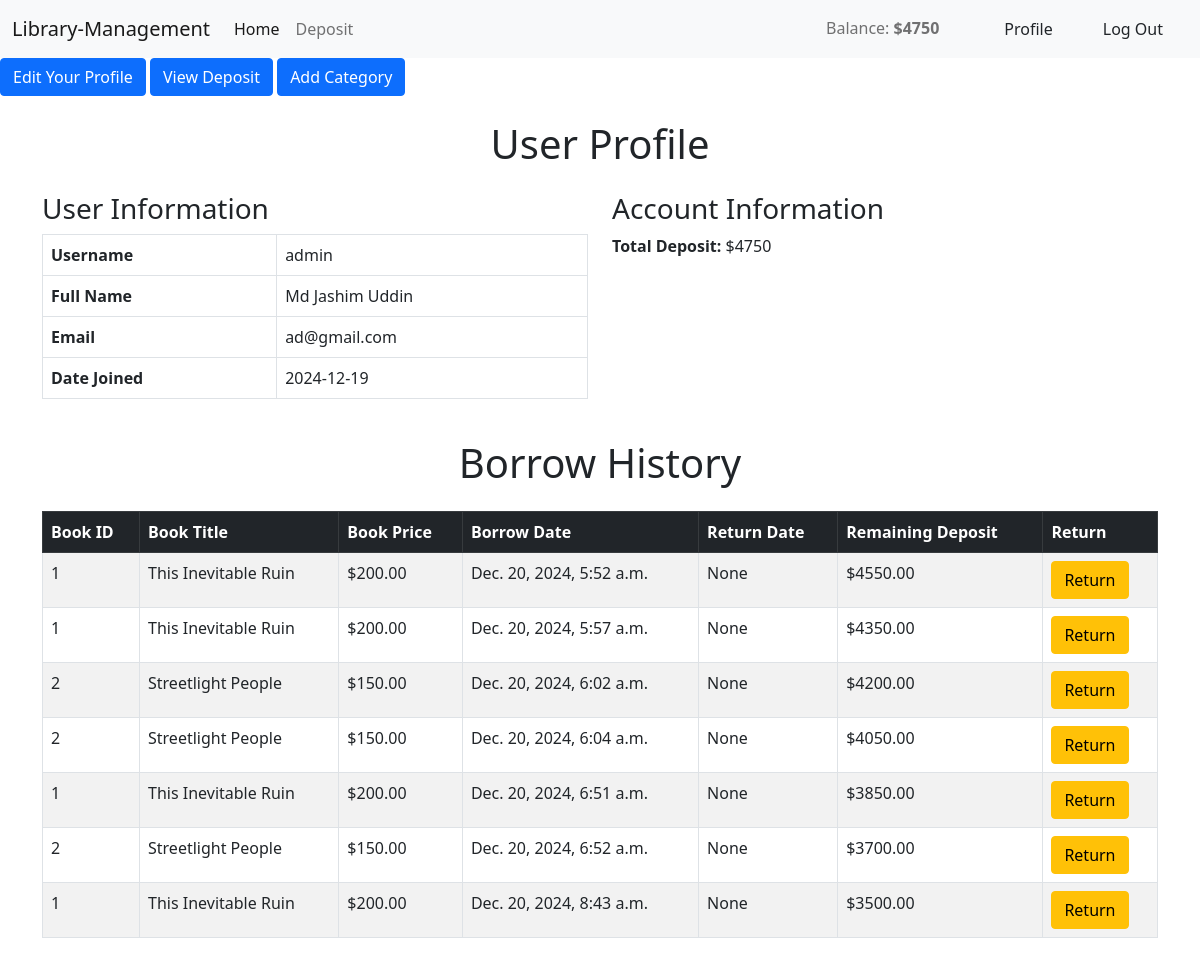
The page /users/profile/ (signed in) on the database its author committed.
### books/models.py (models this page shows, shortened)
class Book(models.Model):
    category = models.ManyToManyField(Category)
    title = models.CharField(max_length=200)
    description = models.TextField()
    price = models.DecimalField(max_digits=10, decimal_places=2)
    quantity = models.PositiveIntegerField(default=1)
    image = models.ImageField(upload_to='uploads/',blank = True,null=True)
    user = models.ForeignKey(User, on_delete=models.CASCADE)
    is_available = models.BooleanField(default=True)

class Borrowing(models.Model):
    user = models.ForeignKey(User, on_delete=models.CASCADE)
    book = models.ForeignKey(Book, on_delete=models.CASCADE)
    borrow_date = models.DateTimeField(auto_now_add=True)
    return_date = models.DateTimeField(null=True, blank=True)

### users/views.py (the view)
# urls.py: path('profile/', views.profile, name='profile'),
@login_required
def profile(request):
    borrowings = Borrowing.objects.filter(user=request.user).select_related('book')
    deposits = Deposit.objects.filter(user=request.user)
    total_deposit = deposits.aggregate(Sum('amount'))['amount__sum'] or 0
    borrow_details = []
    remaining_deposit = total_deposit
    for record in borrowings:
        deposit_used = record.book.price
        remaining_deposit -= deposit_used
        borrow_details.append({
            'id': record.id,
            'book_id': record.book.id,
            'book_title': record.book.title,
            'book_price': record.book.price,
            'borrow_date': record.borrow_date,
            'return_date': record.return_date,
            'deposit_used': max(remaining_deposit, 0),
        })
    return render(request, 'profile.html', {
        'borrow_details': borrow_details,
        'total_deposit': total_deposit,
        'user': request.user,
    })

### users/context_processors.py (called while the page is built)
def deposit_balance(request):
    if request.user.is_authenticated:
        total_deposit = Deposit.objects.filter(user=request.user).aggregate(Sum('amount'))['amount__sum'] or 0
        print(f"User: {request.user}, Total Deposit: {total_deposit}")  # Debug
    else:
        total_deposit = 0
        print("User not authenticated")
    return {'total_deposit': total_deposit}

### users/templates/profile.html
{% extends "base.html" %}
{% load crispy_forms_tags %}
{% block content %}
<div>
    <a class="btn btn-primary" href="{% url 'edit_profile' %}" >Edit Your Profile </a>
    <a class="btn btn-primary" href="{% url 'view_deposite' %}" >View Deposit </a>
    <a class="btn btn-primary" href="{% url 'add_category' %}" >Add Category </a>
</div>
<h1 class="text-center my-4">User Profile</h1>
<div class="container">
  <div class="row mb-4">
    <div class="col-md-6">
      <h3>User Information</h3>
      <table class="table table-bordered">
        <tr>
          <th>Username</th>
          <td>{{ user.username }}</td>
        </tr>
        <tr>
          <th>Full Name</th>
          <td>{{ user.first_name }} {{ user.last_name }}</td>
        </tr>
        <tr>
          <th>Email</th>
          <td>{{ user.email }}</td>
        </tr>
        <tr>
          <th>Date Joined</th>
          <td>{{ user.date_joined|date:"Y-m-d" }}</td>
        </tr>
      </table>
    </div>
    <div class="col-md-6">
      <h3>Account Information</h3>
      <p><strong>Total Deposit:</strong> ${{ total_deposit }}</p>
    </div>
  </div>
  <h1 class="text-center my-4">Borrow History</h1>
  <table class="table table-bordered table-striped table-hover mb-5">
    <thead class="table-dark">
      <tr>
        <th>Book ID</th>
        <th>Book Title</th>
        <th>Book Price</th>
        <th>Borrow Date</th>
        <th>Return Date</th>
        <th>Remaining Deposit</th>
        <th>Return</th>
      </tr>
    </thead>
    <tbody>
          {% for record in borrow_details %}
          <tr>
              <td>{{ record.book_id }}</td>
              <td>{{ record.book_title }}</td>
              <td>${{ record.book_price }}</td>
              <td>{{ record.borrow_date }}</td>
              <td>{{ record.return_date }}</td>
              <td>${{ record.deposit_used }}</td>
              {% if not record.return_date %}
                  <td><a href="{% url 'return_book' borrowing_id=record.id %}" class="btn btn-warning">Return</a></td>
              {% else %}
                  <td>Returned</td>
              {% endif %}
          </tr>
          {% empty %}
              <tr>
                  <td colspan="6" class="text-center">No borrow history found.</td>
              </tr>
          {% endfor %}
    </tbody>
  </table>
</div>
{% endblock %}

### rows shown on the page
Book: book_title "This Inevitable Ruin" "This Inevitable Ruin" "This Inevitable Ruin" "This Inevitable Ruin", book_price "200.00" "200.00" "200.00" "200.00"
Borrowing: borrow_date "Dec. 20, 2024, 5:52 a.m."
Borrowing: borrow_date "Dec. 20, 2024, 5:57 a.m."
Book: book_title "Streetlight People" "Streetlight People" "Streetlight People", book_price "150.00" "150.00" "150.00"
Borrowing: borrow_date "Dec. 20, 2024, 6:02 a.m."
Borrowing: borrow_date "Dec. 20, 2024, 6:04 a.m."
Borrowing: borrow_date "Dec. 20, 2024, 6:51 a.m."
Borrowing: borrow_date "Dec. 20, 2024, 6:52 a.m."
Borrowing: borrow_date "Dec. 20, 2024, 8:43 a.m."

### other values the page prints
{{ total_deposit }} "4750"
{{ user.username }} "admin"
{{ user.first_name }} "Md Jashim"
{{ user.last_name }} "Uddin"
{{ user.email }} "ad@gmail.com"
{{ user.date_joined|date:"Y-m-d" }} "2024-12-19"
{{ record.book_id }} "1" "1" "2" "2" "1" "2" "1"
{{ record.return_date }} "None" "None" "None" "None" "None" "None" "None"
{{ record.deposit_used }} "4550.00" "4350.00" "4200.00" "4050.00" "3850.00" "3700.00" "3500.00"
